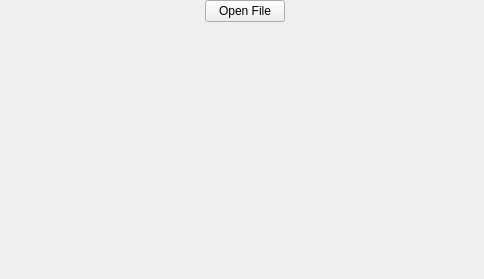
<?xml version="1.0" encoding="UTF-8"?>
<ui version="4.0">
 <class>MainWindow</class>
 <widget class="QMainWindow" name="MainWindow">
  <property name="geometry">
   <rect>
    <x>0</x>
    <y>0</y>
    <width>484</width>
    <height>279</height>
   </rect>
  </property>
  <property name="windowTitle">
   <string>MainWindow</string>
  </property>
  <widget class="QWidget" name="centralWidget">
   <layout class="QGridLayout" name="gridLayout">
    <property name="leftMargin">
     <number>0</number>
    </property>
    <property name="topMargin">
     <number>0</number>
    </property>
    <property name="rightMargin">
     <number>0</number>
    </property>
    <property name="bottomMargin">
     <number>0</number>
    </property>
    <property name="spacing">
     <number>0</number>
    </property>
    <item row="0" column="1">
     <widget class="QPushButton" name="pushButton">
      <property name="sizePolicy">
       <sizepolicy hsizetype="Fixed" vsizetype="Fixed">
        <horstretch>0</horstretch>
        <verstretch>0</verstretch>
       </sizepolicy>
      </property>
      <property name="text">
       <string>Open File</string>
      </property>
     </widget>
    </item>
    <item row="1" column="1">
     <spacer name="verticalSpacer">
      <property name="orientation">
       <enum>Qt::Vertical</enum>
      </property>
      <property name="sizeHint" stdset="0">
       <size>
        <width>20</width>
        <height>40</height>
       </size>
      </property>
     </spacer>
    </item>
    <item row="0" column="0" rowspan="2">
     <layout class="QVBoxLayout" name="layout1">
      <property name="spacing">
       <number>1</number>
      </property>
      <property name="sizeConstraint">
       <enum>QLayout::SetMinimumSize</enum>
      </property>
      <property name="rightMargin">
       <number>6</number>
      </property>
     </layout>
    </item>
   </layout>
  </widget>
  <widget class="QMenuBar" name="menuBar">
   <property name="enabled">
    <bool>true</bool>
   </property>
   <property name="geometry">
    <rect>
     <x>0</x>
     <y>0</y>
     <width>484</width>
     <height>21</height>
    </rect>
   </property>
  </widget>
 </widget>
 <layoutdefault spacing="6" margin="11"/>
 <resources/>
 <connections/>
</ui>
